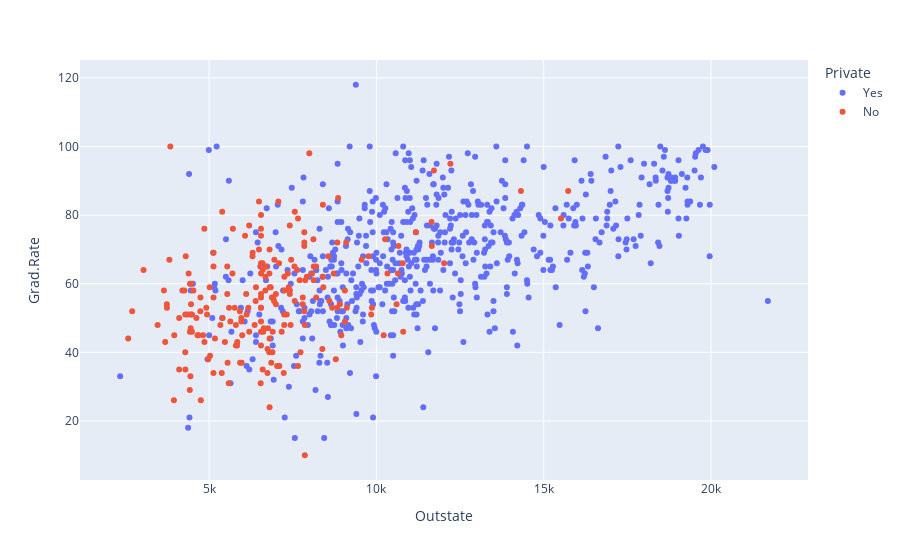

Write notebook code for a chart like this one.
### Markdown cell above
#### Relationship of outstate and graduation rate between private and public universities

### Code cell
fig = px.scatter(df, x="Outstate", y="Grad.Rate", color="Private")
fig.show()

### Figure 1 — Plotly figure (JSON) as saved in the notebook; plotly's stock layout.template omitted (floating-point values rounded to 4 significant figures; data arrays with more than 128 entries replaced by an {"elided": "..."} marker saying what was removed)
{"data": [{"hovertemplate": "Private=Yes<br>Outstate=%{x}<br>Grad.Rate=%{y}<extra></extra>", "legendgroup": "Yes", "marker": {"color": "#636efa", "symbol": "circle"}, "mode": "markers", "name": "Yes", "orientation": "v", "showlegend": true, "type": "scatter", "x": {"elided": "565 int values"}, "xaxis": "x", "y": {"elided": "565 int values"}, "yaxis": "y"}, {"hovertemplate": "Private=No<br>Outstate=%{x}<br>Grad.Rate=%{y}<extra></extra>", "legendgroup": "No", "marker": {"color": "#EF553B", "symbol": "circle"}, "mode": "markers", "name": "No", "orientation": "v", "showlegend": true, "type": "scatter", "x": {"elided": "212 int values"}, "xaxis": "x", "y": {"elided": "212 int values"}, "yaxis": "y"}], "layout": {"legend": {"title": {"text": "Private"}, "tracegroupgap": 0}, "margin": {"t": 60}, "xaxis": {"anchor": "y", "domain": [0, 1], "title": {"text": "Outstate"}}, "yaxis": {"anchor": "x", "domain": [0, 1], "title": {"text": "Grad.Rate"}}}}
